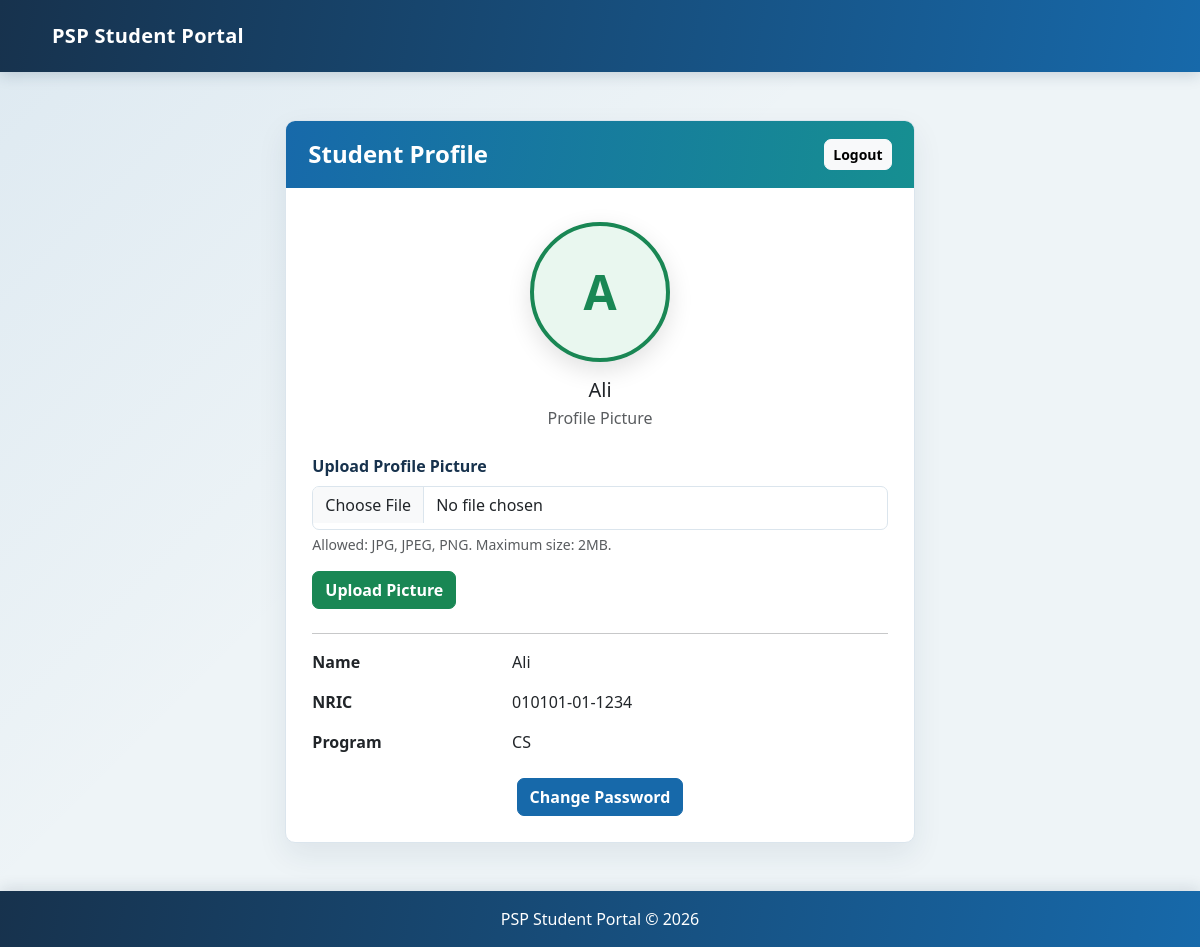
Before: /controllers/ProfileController.php (signed in) with the older database file.
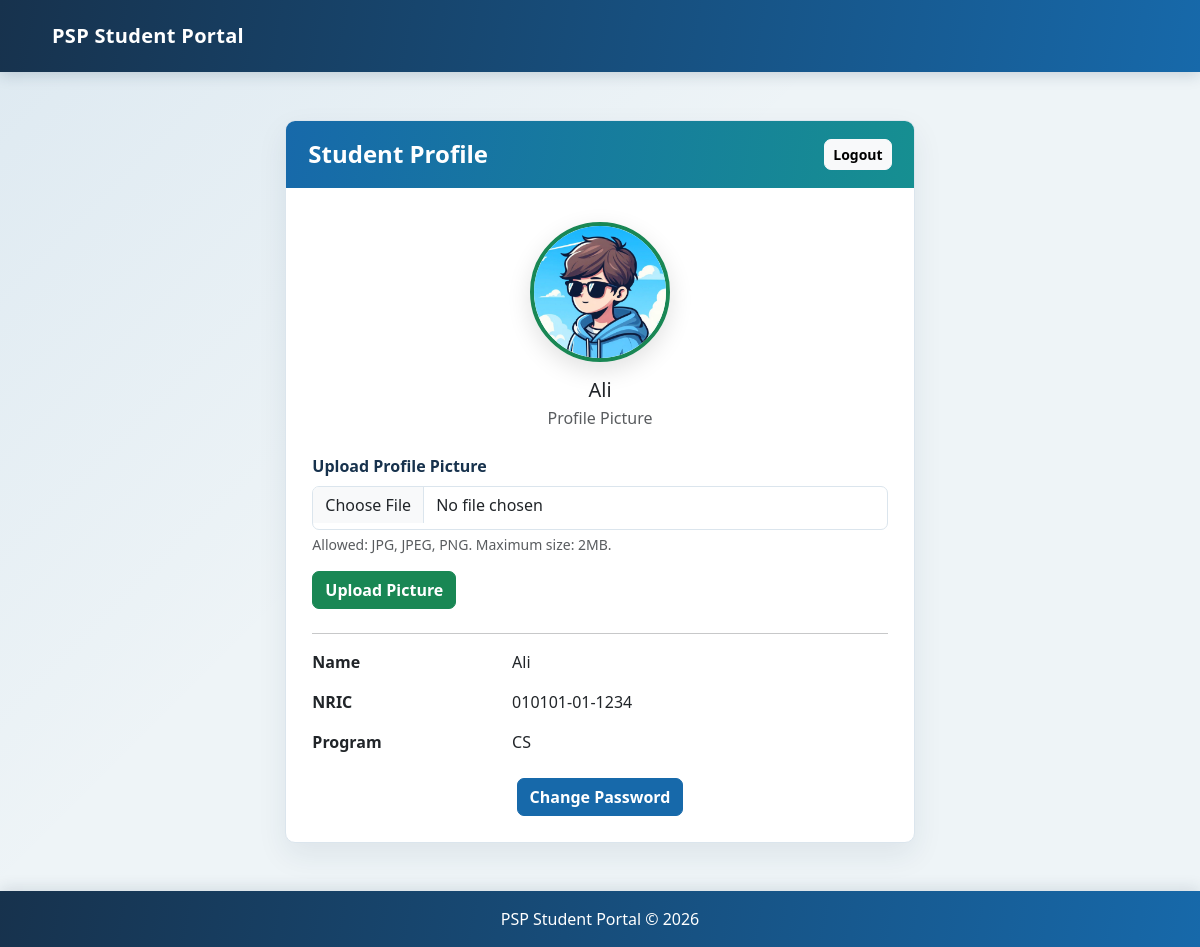
After: the same page with the newer database file.
### tables this page shows
CREATE TABLE `users` (
  `id` int(11) NOT NULL,
  `name` varchar(100) NOT NULL,
  `nric` varchar(20) NOT NULL,
  `program` varchar(100) NOT NULL,
  `password` varchar(255) NOT NULL,
  `role` varchar(20) NOT NULL DEFAULT 'student',
  `profile_picture` varchar(255) DEFAULT NULL
);

### controllers/ProfileController.php (called while the page is built, shortened)
<?php
require_once __DIR__ . '/../models/User.php';
$userModel = new User();
$user = $userModel->getUserById((int) $_SESSION['user_id']);
require_once __DIR__ . '/../views/profile.php';
?>

### models/User.php (called while the page is built, shortened)
<?php
require_once __DIR__ . '/../config/database.php';
class User
{
    private $conn;
    public function __construct()
    {
        global $conn;
        $this->conn = $conn;
    }
    public function getUserById($id)
    {
        $sql = "SELECT * FROM users WHERE id = :id LIMIT 1";
        $stmt = $this->conn->prepare($sql);
        $stmt->bindValue(':id', $id, PDO::PARAM_INT);
        $stmt->execute();
        return $stmt->fetch(PDO::FETCH_ASSOC);
    }
}
?>

### views/profile.php (the view, shortened to what this page needs)
<?php
require_once __DIR__ . '/includes/header.php';
$profilePicture = !empty($user['profile_picture'])
    ? '../uploads/' . rawurlencode(basename($user['profile_picture']))
    : '';
?>
<div class="container mt-5 mb-5">
    <div class="row justify-content-center">
        <div class="col-md-8 col-lg-7">
            <div class="card shadow">
                <div class="card-header bg-success text-white d-flex justify-content-between align-items-center">
                    <h4 class="mb-0">Student Profile</h4>
                    <a href="../controllers/LogoutController.php" class="btn btn-light btn-sm">Logout</a>
                </div>
                <div class="card-body">
                    <div class="profile-picture-section text-center mb-4">
                        <?php if ($profilePicture): ?>
                            <img src="<?= htmlspecialchars($profilePicture) ?>"
                                 alt="Profile picture"
                                 class="profile-picture">
                        <?php else: ?>
                            <div class="profile-picture profile-picture-placeholder" aria-label="No profile picture">
                                <?= htmlspecialchars(strtoupper(substr($user['name'], 0, 1))) ?>
                            </div>
                        <?php endif; ?>
                        <h5 class="mt-3 mb-1"><?= htmlspecialchars($user['name']) ?></h5>
                        <p class="text-muted mb-0">Profile Picture</p>
                    </div>
                    <form action="../controllers/UploadController.php" method="POST" enctype="multipart/form-data" class="mb-4">
                        <label for="profile_picture" class="form-label fw-semibold">Upload Profile Picture</label>
                        <input type="file"
                               class="form-control"
                               id="profile_picture"
                               name="profile_picture"
                               accept=".jpg,.jpeg,.png"
                               required>
                        <div class="form-text">Allowed: JPG, JPEG, PNG. Maximum size: 2MB.</div>
                        <button type="submit" class="btn btn-success mt-3">Upload Picture</button>
                    </form>
                    <hr>
                    <div class="row mb-3">
                        <div class="col-md-4"><strong>Name</strong></div>
                        <div class="col-md-8"><?= htmlspecialchars($user['name']) ?></div>
                    </div>
                    <div class="row mb-3">
                        <div class="col-md-4"><strong>NRIC</strong></div>
                        <div class="col-md-8"><?= htmlspecialchars($user['nric'] ?? 'N/A') ?></div>
                    </div>
                    <div class="row mb-3">
                        <div class="col-md-4"><strong>Program</strong></div>
                        <div class="col-md-8"><?= htmlspecialchars($user['program'] ?? 'N/A') ?></div>
                    </div>
                    <div class="profile-actions mt-4">
                        <a href="../controllers/PasswordController.php" class="btn btn-primary">Change Password</a>
                    </div>
                </div>
            </div>
        </div>
    </div>
</div>
<?php
require_once __DIR__ . '/includes/footer.php';
?>

### views/includes/header.php (shortened to what this page needs)
<!DOCTYPE html>
<html lang="en">
<head>
    <link href="https://cdn.jsdelivr.net/npm/bootstrap@5.3.3/dist/css/bootstrap.min.css" rel="stylesheet">
    <link href="../public/style.css" rel="stylesheet">
</head>
<body>
    <nav class="navbar navbar-dark bg-dark">
        <div class="container">
            <a class="navbar-brand" href="#">PSP Student Portal</a>
        </div>
    </nav>

### views/includes/footer.php (shortened to what this page needs)
<footer class="site-footer text-white text-center py-3 mt-5">
    <p class="mb-0">PSP Student Portal © 2026</p>
</footer>
</body>
</html>

### public/style.css (style rules this page uses)
:root { --portal-ink: #17324d; --portal-muted: #68798c; --portal-blue: #1769aa; --portal-teal: #168f91; --portal-surface: #ffffff; --portal-line: #dbe5ed; --portal-background: #eef4f7; }
body { min-height: 100vh; color: var(--portal-ink); background: linear-gradient(135deg, rgba(23, 105, 170, 0.08), transparent 42%), var(--portal-background); font-family: "Segoe UI", sans-serif; }
.navbar { padding: 16px 0; background: linear-gradient(100deg, #17324d, #1769aa) !important; box-shadow: 0 3px 14px rgba(23, 50, 77, 0.18); }
.navbar-brand { font-weight: 700; letter-spacing: 0.3px; }
.site-footer { background: linear-gradient(100deg, #17324d, #1769aa); box-shadow: 0 -3px 14px rgba(23, 50, 77, 0.12); }
.container { max-width: 1120px; }
.card { overflow: hidden; border: 1px solid var(--portal-line); border-radius: 10px; background: var(--portal-surface); box-shadow: 0 12px 30px rgba(23, 50, 77, 0.08) !important; }
.card-header { padding: 18px 22px; border: 0; background: linear-gradient(100deg, var(--portal-blue), var(--portal-teal)) !important; }
.card-body { padding: 26px; }
h2, h4 { font-weight: 700; }
.form-label { color: var(--portal-ink); font-weight: 600; }
.form-control { min-height: 44px; border: 1px solid var(--portal-line); border-radius: 7px; }
.btn { border-radius: 7px; font-weight: 600; }
.btn-primary { border-color: var(--portal-blue); background: var(--portal-blue); }
.profile-actions { display: flex; justify-content: center; align-items: center; gap: 0.6rem; flex-wrap: wrap; }
.profile-picture-section { padding-top: 0.5rem; }
.profile-picture { width: 140px; height: 140px; object-fit: cover; border-radius: 50%; border: 4px solid #198754; box-shadow: 0 8px 24px rgba(0, 0, 0, 0.12); }
.profile-picture-placeholder { display: inline-flex; align-items: center; justify-content: center; background: #e9f7ef; color: #198754; font-size: 3rem; font-weight: 700; }

Changed rows visible on the page:
changed users "Ali": profile_picture: picture added; name "A" → (not shown)
